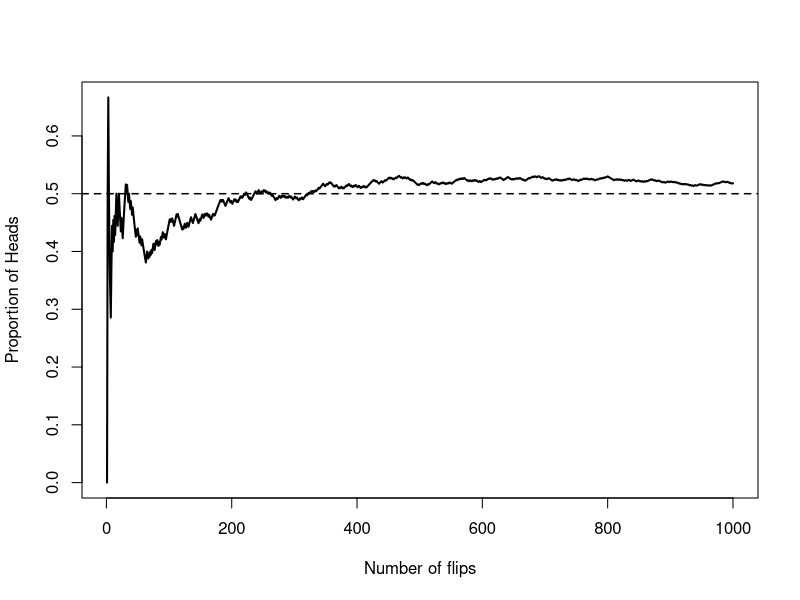

The R script that drew this image: (Note: this script raises an error after producing the figure.)
set.seed(20180921)
smpl <- rbinom(1000, 1, 0.5)
heads <- cumsum(smpl)/(1:1000)
plot(1:1000, heads, type='l', xlab="Number of flips", ylab="Proportion of Heads", lwd=2)
abline(h=0.5, lty=2, lwd=1.5)


sum(smpl[1:100])
write.csv(cbind(toss=1:100, heads=smpl[1:100]), file="data/coin_toss.csv", row.names = FALSE)
